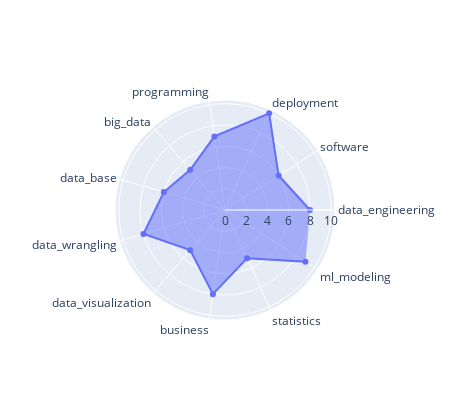

Source (notebook cell):
### Markdown cell above
**Gobierno de datos**

Habilidades:
- **Control de procesos**, estandarización, calidad, conocimiento de **regulaciones**.
- Organización, comunicación.
- Excel, SQL, python.

### Code cell
perfil = 'data_governance'
fig = go.Figure(data=go.Scatterpolar(r=pd_skills[perfil], theta=pd_skills.skill, fill='toself'))
fig.update_layout(polar=dict(radialaxis=dict(visible=True),),showlegend=False,width=450, height=400)
fig.show()

### Figure 1 — Plotly figure (JSON) as saved in the notebook; plotly's stock layout.template omitted (floating-point values rounded to 4 significant figures)
{"data": [{"fill": "toself", "r": [8, 6, 10, 7, 5, 6, 8, 5, 8, 5, 9], "theta": ["data_engineering", "software", "deployment", "programming", "big_data", "data_base", "data_wrangling", "data_visualization", "business", "statistics", "ml_modeling"], "type": "scatterpolar"}], "layout": {"height": 400, "polar": {"radialaxis": {"visible": true}}, "showlegend": false, "width": 450}}
